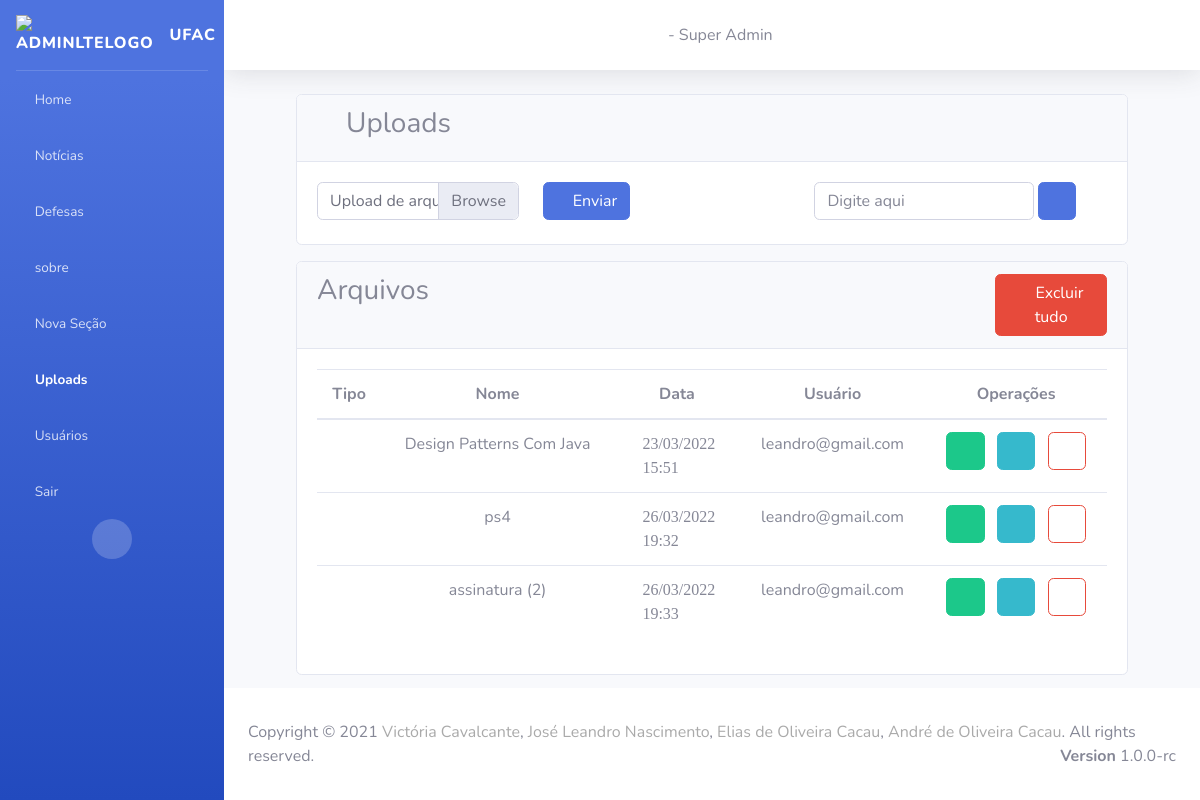
Page /upload/ on the earlier database version.
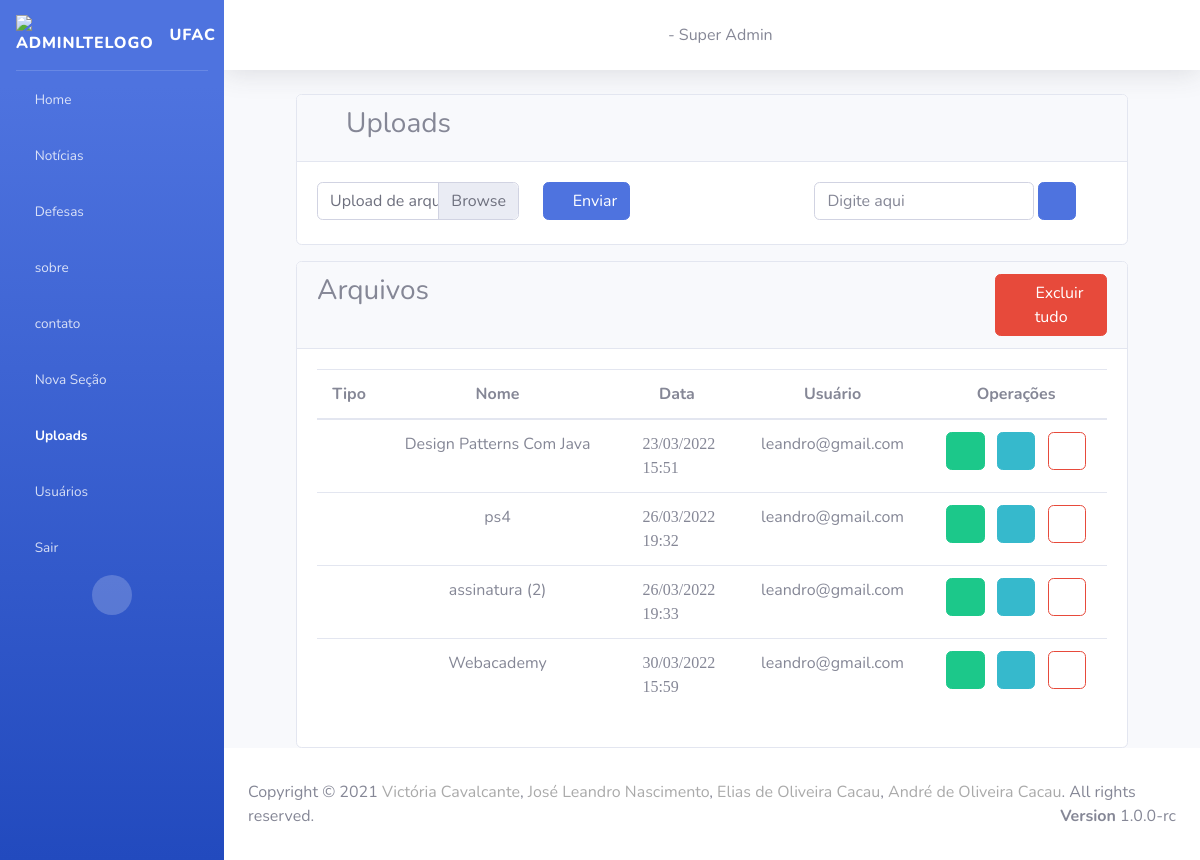
Same page on the later database version.
### secao/models.py (models this page shows)
class Secao(models.Model):
    titulo = models.CharField(
        max_length= 200,
        null = False,
        blank = False
    )
    icon = models.CharField(
        max_length= 100,
        null = False,
        blank = False
    )
    usuario = models.OneToOneField(
        Usuario,
        on_delete=models.SET_NULL,
        null = True
    )
    ordem = models.IntegerField()
    ativada = models.BooleanField(
        default=True,
    )
    data_criacao = models.DateTimeField(auto_now=True)
    usuarios = models.ManyToManyField(Usuario,related_name="+")

### upload/models.py (models this page shows)
class Arquivo(models.Model):
    url = models.FileField(upload_to='uploads/',null=False,blank=False)
    nome = models.TextField(max_length=100,null=False)
    extensao = models.TextField(max_length=10,blank=False)
    tipo_arquivo = models.CharField(max_length=100, null=False)
    data = models.DateTimeField(auto_now=True)

### upload/views.py (the view)
# urls.py: path('', include('upload.urls')),
def upload(request):
    arquivos = Arquivo.objects.all()
    secoes = Secao.objects.all().order_by('ordem')
    subsecoes = Subsecao.objects.all().order_by('ordem')
    return render(request,'upload/index.html',{'arquivos':arquivos,
                                                "secoes":secoes,
                                                "subsecoes":subsecoes
                                              })

### upload/templates/upload/index.html (shortened to what the changed rows need)
{% extends "base.html" %}
{% block conteudo %}
<div class="container">
    <div class="card mt-3">
        <div class="card-body">
            <table class="table" id="myTable">
                <thead>
                    <tr>
                        <th class="text-center">Tipo</th>
                        <th class="text-center">Nome</th>
                        <th class="text-center">Data</th>
                        <th class="text-center">Usuário</th>
                        <th class="text-center">Operações</th>
                    </tr>
                </thead>
                <tbody class="arquivos-table">
                    {% for arquivo in arquivos %}
                    <tr>
                        <td style="text-align: center;">
                            {% if arquivo.extensao == 'jpeg' or arquivo.extensao == 'png' %}
                            <i class="fas fa-file-image" style="font-size: 24px;"></i> {% elif arquivo.extensao == 'pdf' %}
                            <i class="fas fa-file-pdf" style="font-size: 24px;"></i> {% elif arquivo.extensao == 'docx' or arquivo.extensao == 'txt' %}
                            <i class="fas fa-file-word" style="font-size: 24px;"></i> {% endif %}
                        </td>
                        <td style="text-align: center;">
                            {{ arquivo.nome | slice:"0:45" }}
                        </td>
                        <td>
                            <i class="far fa-calendar-alt" translate="no"> {{ arquivo.data|date:'d/m/Y' }}</i>
                            <br>
                            <i class="far fa-clock" translate="no"> {{ arquivo.data|date:'H:i' }} </i>
                        </td>
                        <td style="text-align: center;"> leandro@gmail.com</td>
                        <td style="text-align: center;">
                            <a href="../media/{{ arquivo.url }}" title="Baixar arquivo" class="btn btn-success" download>
                                <i class="fas fa-download"></i>
                            </a>
                            <button class="btn btn-info ml-2" title="Vinculação do arquivo" data-toggle="modal" data-target="#modalUtilizado{{ arquivo.id }}">
                                <i class="fas fa-link"></i>
                            </button>
                            <button class="btn btn-outline-danger ml-2" title="Excluir arquivo" data-toggle="modal" data-target="#modalDelete{{ arquivo.id }}">
                                <i class="fas fa-trash"></i>
                            </button>
                        </td>
                    </tr>
                    {% endfor %}
                </tbody>
            </table>
        </div>
    </div>
</div>
{% endblock %}

### home/templates/base.html (shortened to what the changed rows need)
{% load static %} {% load auxiliares %}
<!DOCTYPE html>
<html lang="pt-BR">
<head>
    <link href="{% static 'vendor/fontawesome-free/css/all.min.css' %}" rel="stylesheet" type="text/css">
    <link href="{% static 'css/sb-admin-2.min.css' %}" rel="stylesheet">
    <link rel="stylesheet" href="{% static 'css/style-admin.css' %}">
    <link rel="stylesheet" href="{% static 'css/style-home.css' %}">
    <link rel="stylesheet" href="{% static 'css/style-contrele-permicoes.css' %}">
</head>
<body id="page-top">
    <div id="wrapper">
        <ul class="navbar-nav bg-gradient-primary sidebar sidebar-dark accordion" id="accordionSidebar">
             {% for secao in secoes %}
            <li class="nav-item">
                <a class="nav-link collapsed" href="#" data-toggle="collapse" data-target="#collapse{{secao.id}}" aria-expanded="true" aria-controls="collapseTwo">
                    <i class="{{ secao.icon }}"></i>
                    <span>{{secao.titulo}}</span>
                </a>
            </li>
            {% endfor %}
        </ul>
        <div id="content-wrapper" class="d-flex flex-column">
            <div id="content">
                <div class="container-fluid">
                    <div class="container">
                         {% block conteudo %} {% endblock %}
                    </div>
                </div>
            </div>
        </div>
    </div>
</body>
</html>

Differences in the rows shown:
added Secao: titulo "contato"
added Arquivo: extensao "docx" (drawn), nome "Webacademy", data "30/03/2022", data "15:59"
